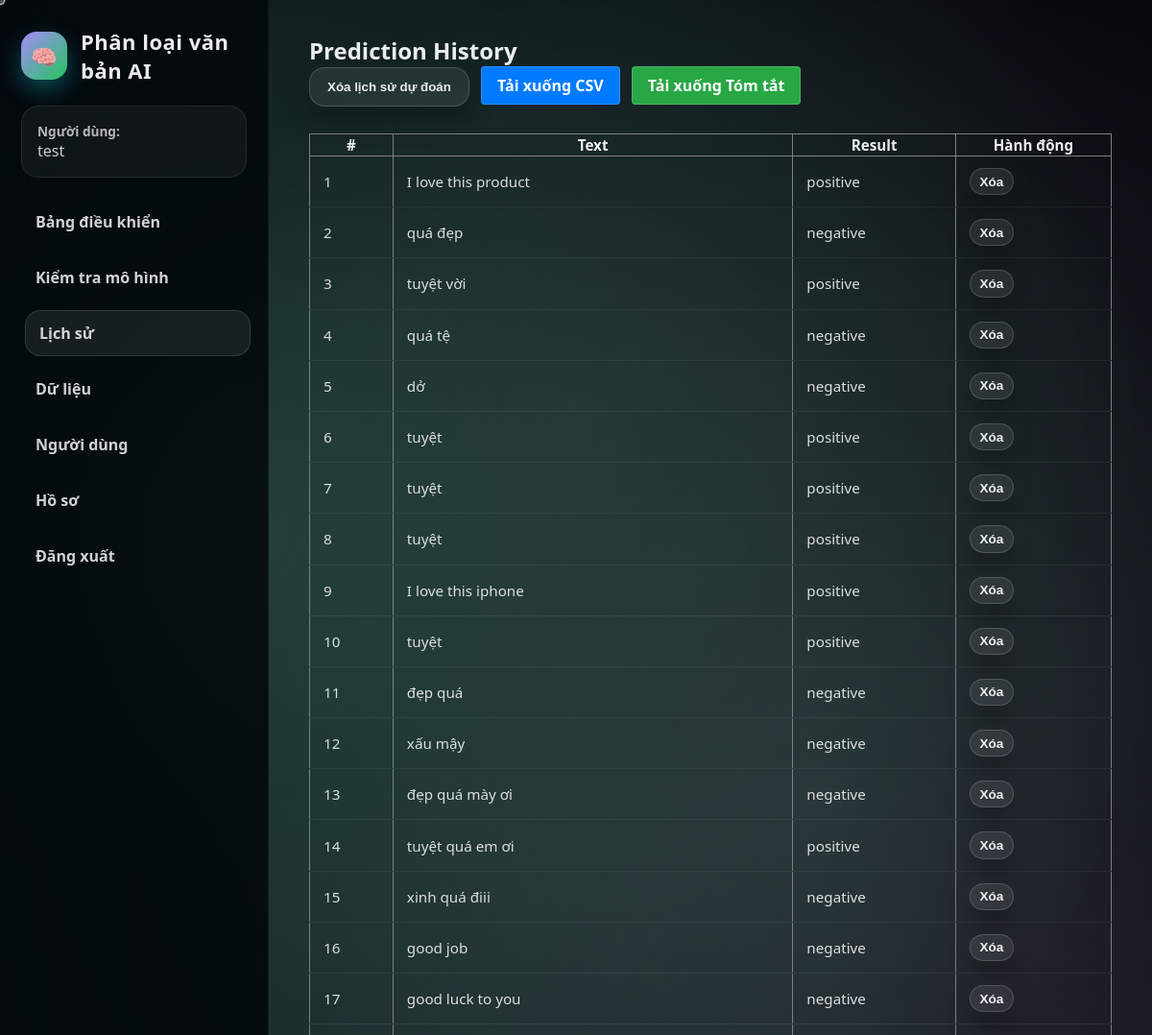
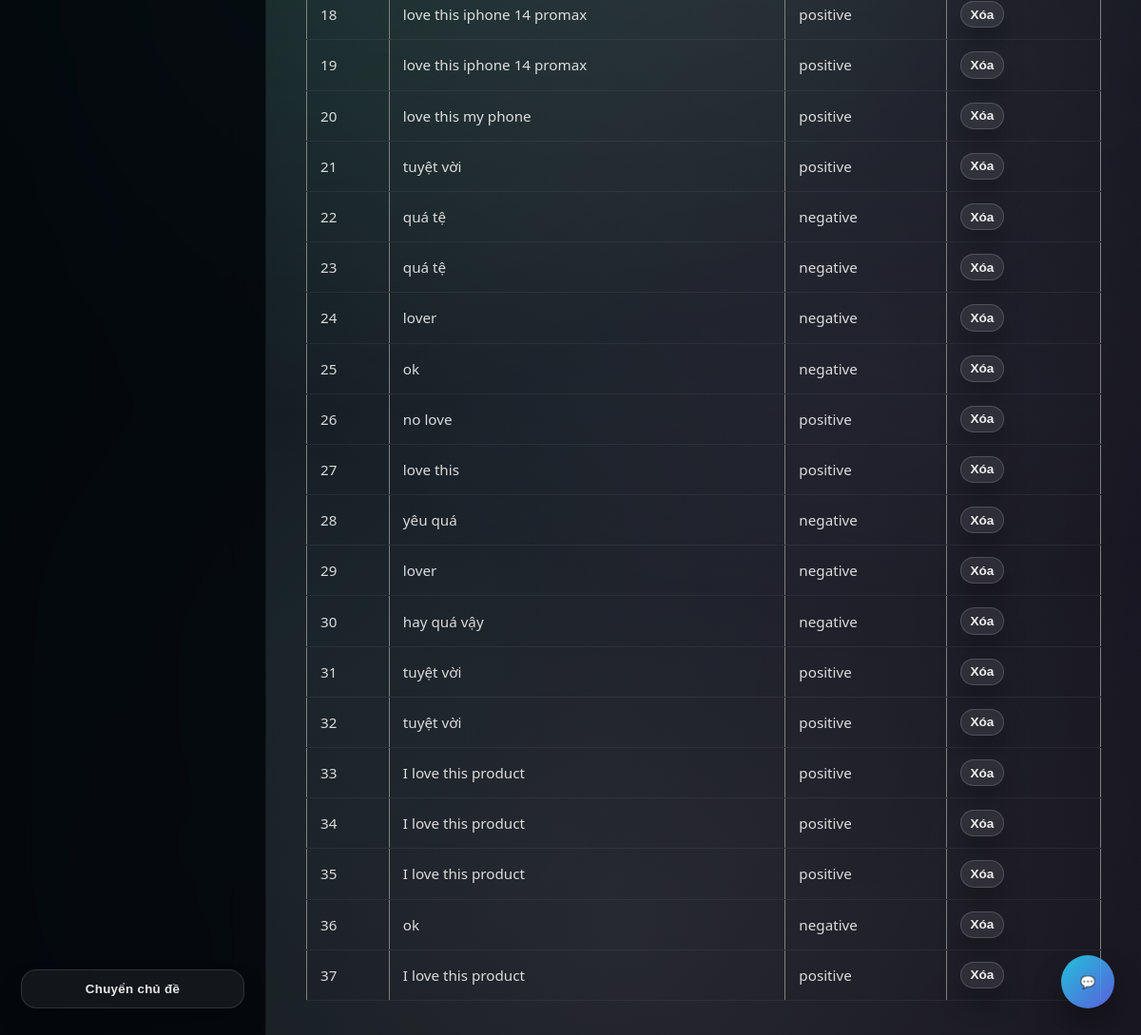
Screenshot of /history (signed in) with the database file from the repository (2 pictures, top to bottom).
### tables this page shows
CREATE TABLE predictions (
    id INTEGER PRIMARY KEY AUTOINCREMENT,
    user_id INTEGER,
    text TEXT,
    result TEXT
);

### app.py (the view)
@app.route("/history")
def history():
    if "user_id" not in session:
        return redirect("/login")
    msg = None
    if request.args.get("cleared") == "1":
        msg = "Đã xóa lịch sử dự đoán."
    conn = sqlite3.connect("database.db")
    cursor = conn.cursor()
    cursor.execute(
        "SELECT id, text, result FROM predictions WHERE user_id=?",
        (session["user_id"],)
    )
    rows = cursor.fetchall()
    conn.close()
    return render_template("history.html", rows=rows, message=msg)

### templates/history.html (shortened to what this page needs)
{% extends "layout.html" %}
{% block content %}
<h2>Prediction History</h2>
<form method="POST" action="/clear_history" style="margin-bottom: 1rem; display:inline-block; margin-right:0.5rem;">
  <button type="submit" class="button-secondary">Xóa lịch sử dự đoán</button>
</form>
<a href="/export_history" class="button-secondary" style="display:inline-block; padding:0.5rem 1rem; text-decoration:none; background:#007bff; color:white; border-radius:4px;">Tải xuống CSV</a>
<a href="/export_summary" class="button-secondary" style="display:inline-block; padding:0.5rem 1rem; text-decoration:none; background:#28a745; color:white; border-radius:4px; margin-left:0.5rem;">Tải xuống Tóm tắt</a>
<table border="1">
<tr>
<th>#</th>
<th>Text</th>
<th>Result</th>
<th>Hành động</th>
</tr>
{% for row in rows %}
<tr>
  <td>{{ loop.index }}</td>
  <td>{{ row[1] }}</td>
  <td>{{ row[2] }}</td>
  <td>
    <form method="POST" action="/delete_prediction/{{ row[0] }}" style="display:inline;" onsubmit="return confirm('Bạn có chắc muốn xóa dòng này không?');">
      <button type="submit" class="button-secondary" style="font-size:0.85rem; padding:0.35rem 0.6rem;">Xóa</button>
    </form>
  </td>
</tr>
{% endfor %}
</table>
{% endblock %}

### static/css/style.css (style rules this page uses)
:root { --bg: #0e1521; --card: rgba(255, 255, 255, 0.06); --card-2: rgba(255, 255, 255, 0.08); --border: rgba(255, 255, 255, 0.12); --text: rgba(255, 255, 255, 0.92); --muted: rgba(255, 255, 255, 0.6); --accent: #6d28d9; --accent-2: #22c55e; --shadow: 0 16px 48px rgba(0, 0, 0, 0.45); --radius: 18px; --font: "Nunito", system-ui, -apple-system, BlinkMacSystemFont, "Segoe UI", sans-serif; }
body { margin: 0; font-family: var(--font); color: var(--text); background: linear-gradient(180deg, rgba(0,0,0,0.65), rgba(0,0,0,0.95)); min-height: 100vh; overflow-x: hidden; }
body::before { content: ""; position: fixed; inset: 0; background: radial-gradient(circle at 50% 20%, rgba(255, 255, 255, 0.08), transparent 55%), radial-gradient(circle at 25% 80%, rgba(0, 255, 198, 0.08), transparent 55%), radial-gradient(circle at 80% 70%, rgba(190, 103, 255, 0.06), transparent 55%); opacity: 0.7; pointer-events: none; z-index: -1; }
html, body { scroll-behavior: smooth; }
* { box-sizing: border-box; }
a { color: inherit; text-decoration: none; }
p, h1, h2, h3, h4, h5 { margin: 0; }
button, .button-secondary { border: none; border-radius: 16px; padding: 12px 18px; font-weight: 700; cursor: pointer; transition: transform 140ms ease, box-shadow 140ms ease; }
button { background: linear-gradient(135deg, rgba(99, 102, 241, 0.9), rgba(34, 211, 238, 0.9)); color: #020617; box-shadow: 0 16px 24px rgba(0, 0, 0, 0.25); }
.button-secondary { background: rgba(255, 255, 255, 0.08); color: rgba(255, 255, 255, 0.92); border: 1px solid rgba(255, 255, 255, 0.16); }
table { width: 100%; border-collapse: collapse; margin-top: 12px; font-size: 0.95rem; }
tbody tr { transition: background 160ms ease; }
tbody td { padding: 12px 14px; color: rgba(255, 255, 255, 0.84); border-bottom: 1px solid rgba(255, 255, 255, 0.06); }
body.dark-mode { background: radial-gradient(circle at 20% 25%, rgba(95, 255, 186, 0.18), transparent 52%), radial-gradient(circle at 72% 38%, rgba(222, 255, 255, 0.12), transparent 56%), radial-gradient(circle at 55% 95%, rgba(255, 209, 220, 0.14), transparent 60%), linear-gradient(145deg, #04060c 0%, #03050c 100%); }
input, textarea, select, button { cursor: auto; }

### rows the page displays
predictions: text "I love this product", result "positive"
predictions: text "quá đẹp", result "negative"
predictions: text "tuyệt vời", result "positive"
predictions: text "quá tệ", result "negative"
predictions: text "dở", result "negative"
predictions: text "tuyệt", result "positive"
predictions: text "tuyệt", result "positive"
predictions: text "tuyệt", result "positive"
predictions: text "I love this iphone", result "positive"
predictions: text "tuyệt", result "positive"
predictions: text "đẹp quá", result "negative"
predictions: text "xấu mậy", result "negative"
predictions: text "đẹp quá mày ơi", result "negative"
predictions: text "tuyệt quá em ơi", result "positive"
predictions: text "xinh quá điii", result "negative"
predictions: text "good job", result "negative"
predictions: text "good luck to you", result "negative"
predictions: text "love this iphone 14 promax", result "positive"
predictions: text "love this iphone 14 promax", result "positive"
predictions: text "love this my phone", result "positive"
predictions: text "tuyệt vời", result "positive"
predictions: text "quá tệ", result "negative"
predictions: text "quá tệ", result "negative"
predictions: text "lover", result "negative"
predictions: text "ok", result "negative"
predictions: text "no love", result "positive"
predictions: text "love this", result "positive"
predictions: text "yêu quá", result "negative"
predictions: text "lover", result "negative"
predictions: text "hay quá vậy", result "negative"
predictions: text "tuyệt vời", result "positive"
predictions: text "tuyệt vời", result "positive"
predictions: text "I love this product", result "positive"
predictions: text "I love this product", result "positive"
predictions: text "I love this product", result "positive"
predictions: text "ok", result "negative"
predictions: text "I love this product", result "positive"

### other values shown
{{ session.get('username', 'Không có') }} "test"
